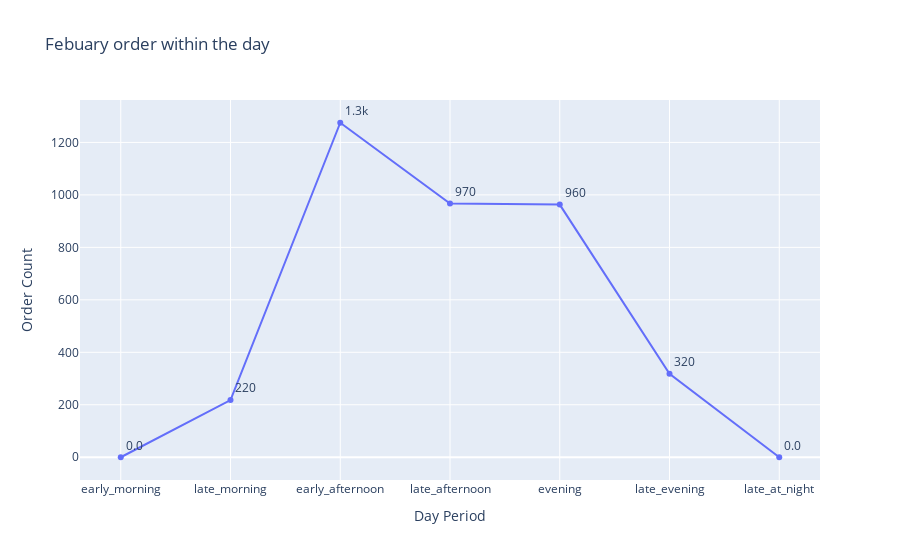

This figure's notebook cell:
### Code cell
pizza_count_peak_period(feb, 'Febuary order within the day')

### Figure 1 — Plotly figure (JSON) as saved in the notebook; plotly's stock layout.template omitted (floating-point values rounded to 4 significant figures)
{"data": [{"hovertemplate": "Day Period=%{x}<br>Order Count=%{text}<extra></extra>", "legendgroup": "", "line": {"color": "#636efa", "dash": "solid"}, "marker": {"symbol": "circle"}, "mode": "markers+lines+text", "name": "", "orientation": "v", "showlegend": false, "text": [0, 218, 1275, 967, 963, 318, 0], "textposition": "top right", "texttemplate": "%{text:.2s}", "type": "scatter", "x": ["early_morning", "late_morning", "early_afternoon", "late_afternoon", "evening", "late_evening", "late_at_night"], "xaxis": "x", "y": [0, 218, 1275, 967, 963, 318, 0], "yaxis": "y"}], "layout": {"legend": {"tracegroupgap": 0}, "title": {"text": "Febuary order within the day"}, "width": 900, "xaxis": {"anchor": "y", "domain": [0, 1], "title": {"text": "Day Period"}}, "yaxis": {"anchor": "x", "domain": [0, 1], "title": {"text": "Order Count"}}}}
